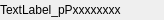
<?xml version="1.0" encoding="UTF-8"?>
<ui version="4.0">
 <class>WidgetSeparator</class>
 <widget class="QWidget" name="WidgetSeparator">
  <property name="geometry">
   <rect>
    <x>0</x>
    <y>0</y>
    <width>164</width>
    <height>20</height>
   </rect>
  </property>
  <property name="sizePolicy">
   <sizepolicy hsizetype="Preferred" vsizetype="Preferred">
    <horstretch>0</horstretch>
    <verstretch>0</verstretch>
   </sizepolicy>
  </property>
  <property name="minimumSize">
   <size>
    <width>0</width>
    <height>20</height>
   </size>
  </property>
  <property name="maximumSize">
   <size>
    <width>16777215</width>
    <height>25</height>
   </size>
  </property>
  <property name="windowTitle">
   <string>Form</string>
  </property>
  <property name="styleSheet">
   <string notr="true"/>
  </property>
  <layout class="QHBoxLayout" name="horizontalLayout">
   <property name="spacing">
    <number>5</number>
   </property>
   <property name="leftMargin">
    <number>0</number>
   </property>
   <property name="topMargin">
    <number>0</number>
   </property>
   <property name="rightMargin">
    <number>5</number>
   </property>
   <property name="bottomMargin">
    <number>0</number>
   </property>
   <item>
    <widget class="QLabel" name="label_name">
     <property name="styleSheet">
      <string notr="true"/>
     </property>
     <property name="text">
      <string>TextLabel_pPxxxxxxxx</string>
     </property>
     <property name="margin">
      <number>0</number>
     </property>
    </widget>
   </item>
   <item>
    <widget class="QWidget" name="widget" native="true">
     <property name="sizePolicy">
      <sizepolicy hsizetype="MinimumExpanding" vsizetype="Preferred">
       <horstretch>0</horstretch>
       <verstretch>0</verstretch>
      </sizepolicy>
     </property>
     <property name="minimumSize">
      <size>
       <width>0</width>
       <height>5</height>
      </size>
     </property>
     <property name="maximumSize">
      <size>
       <width>16777215</width>
       <height>5</height>
      </size>
     </property>
     <property name="layoutDirection">
      <enum>Qt::LeftToRight</enum>
     </property>
     <property name="styleSheet">
      <string notr="true"/>
     </property>
    </widget>
   </item>
  </layout>
 </widget>
 <resources/>
 <connections/>
</ui>
